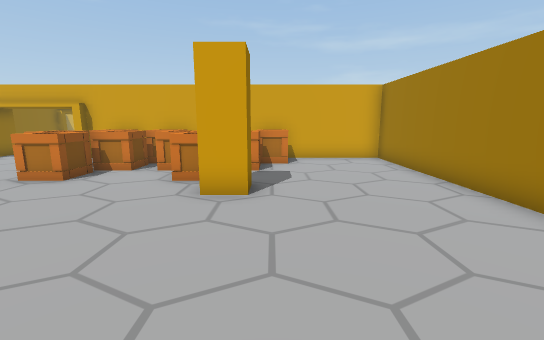
View 1 (above)

19 first-person views from a walk through a 3-D level made in the Unity game engine. The camera is 1.5 m above the floor, tilts 10° down and sees 90° across. The floor is counted in squares, 1 m on a side. Each view is taken from the middle of a square. On the plan, view 1 faces up. The plan holds only what a view shows up to about 14 squares ahead; the rest is blank. The place goes on beyond the plan. Some animated figures are left out. Door leaves are left out, so doorways stand open.

View 2
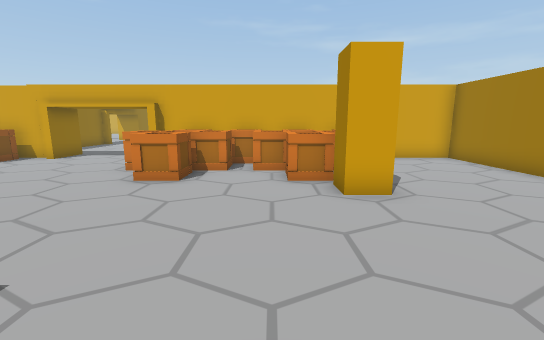

View 3
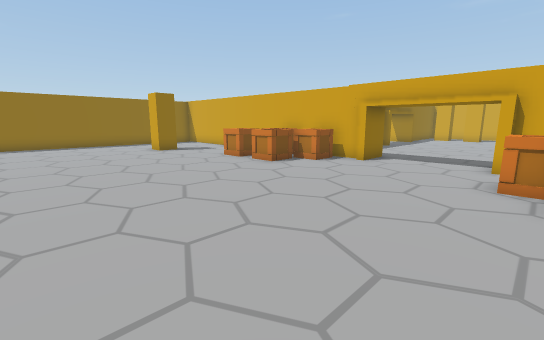

View 4
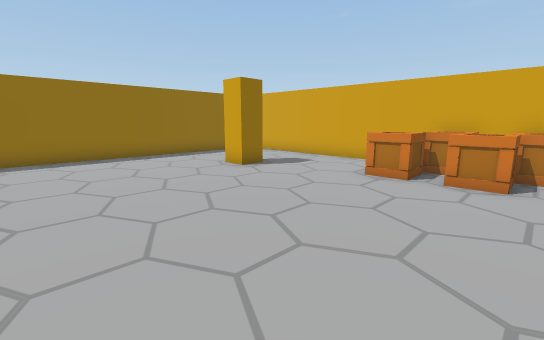

View 5
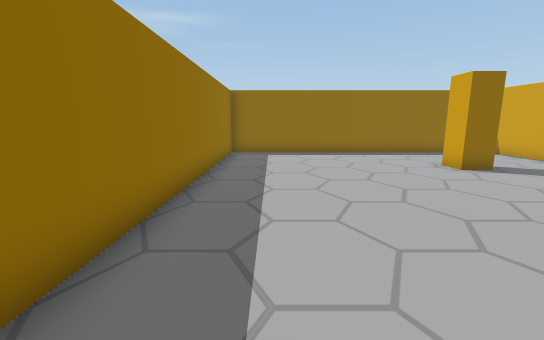

View 6
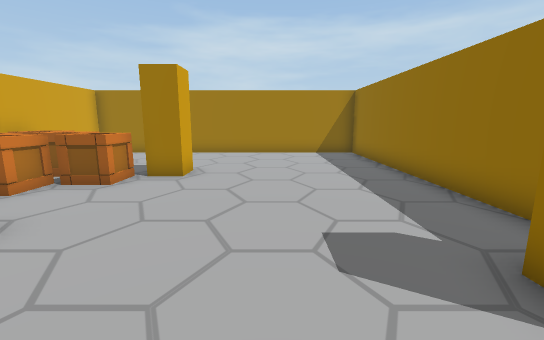

View 7
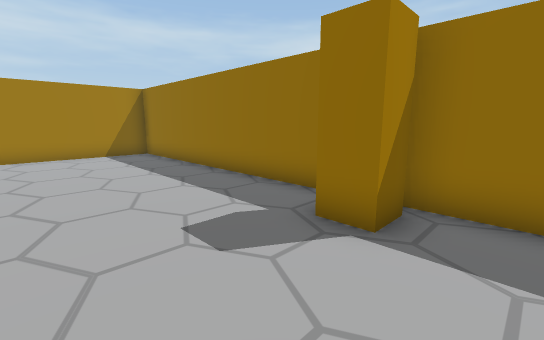

View 8
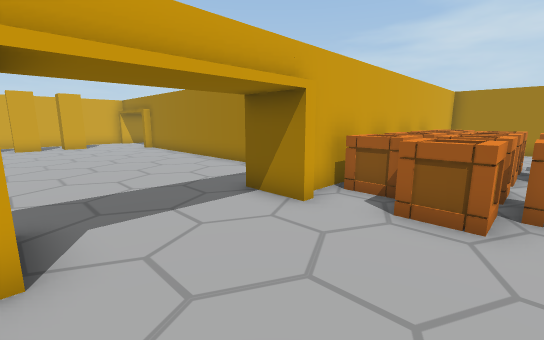

View 9
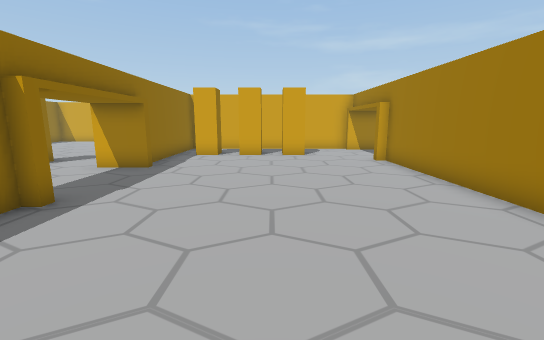

View 10
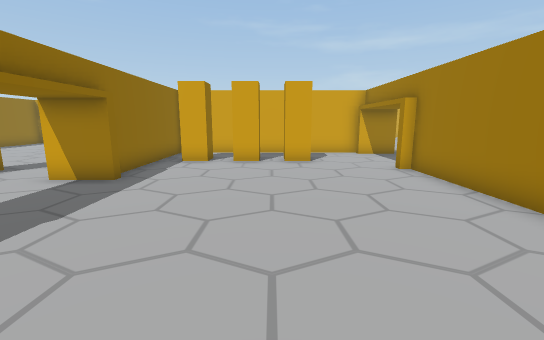

View 11
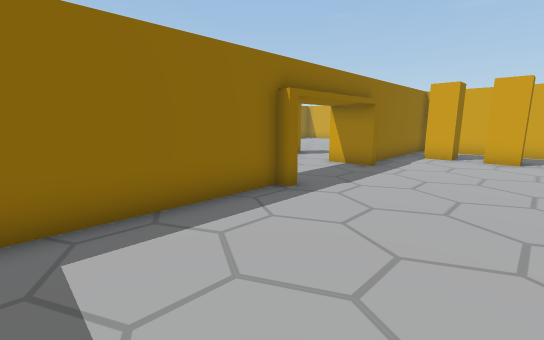

View 12
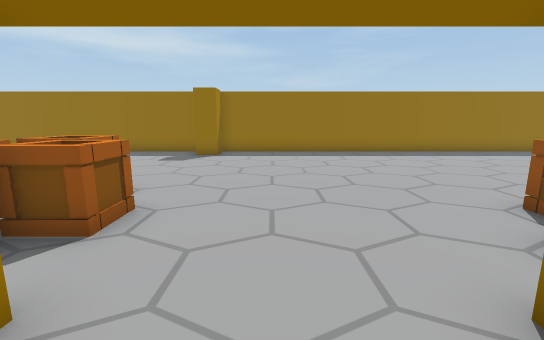

View 13
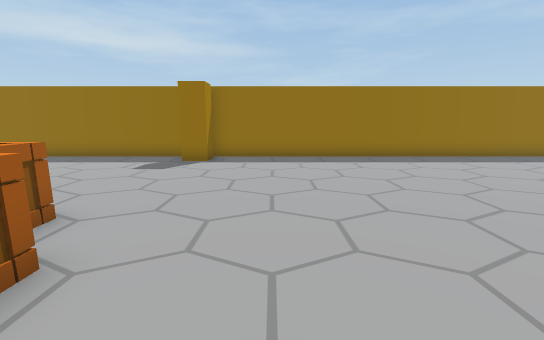

View 14
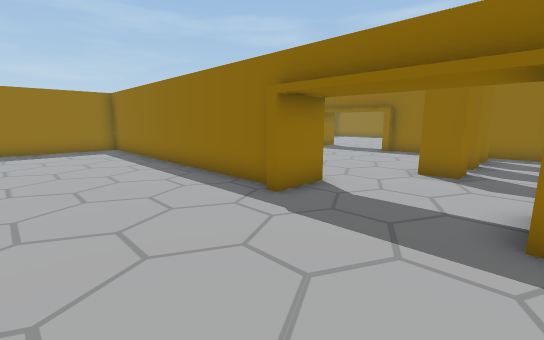

View 15
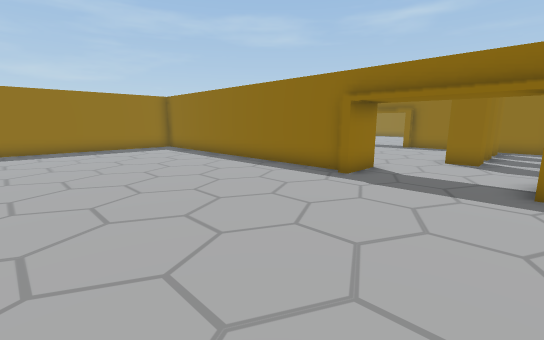

View 16
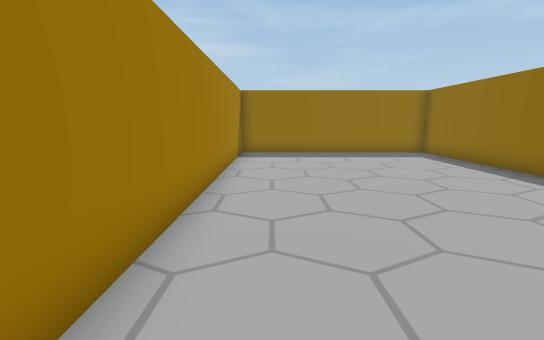

View 17
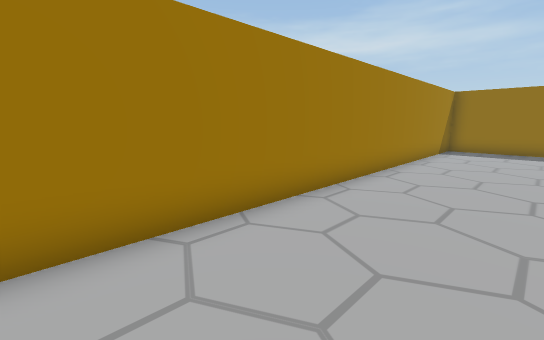

View 18
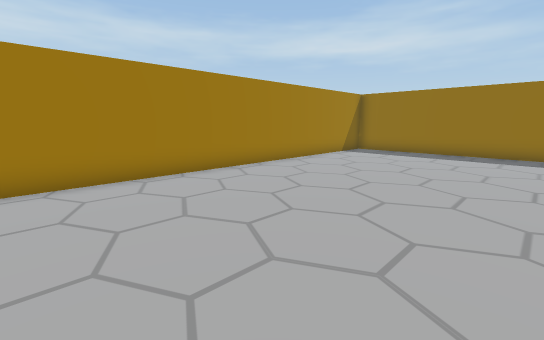

View 19
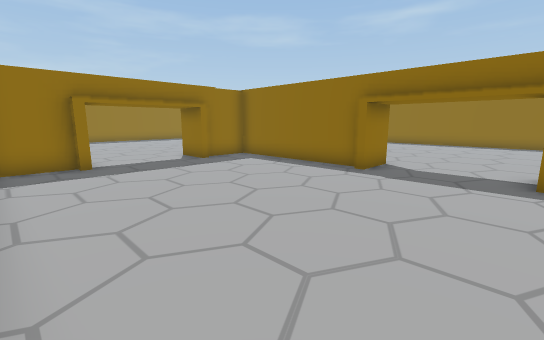

### Floor plan
Points are (right, up) in squares from view 1. A wall is a line through its corners. A room is listed if a view was taken in it or the views show most of it. See-through windows are left out.
Room 1 (views 1, 2, 3, 4, 5, 6, 7, 8, 13)
walls: (-12.4, 11.5) (-25.8, 11.5); (-12, 12.9) (-12, 11.1) (-12.4, 11.1); (-26.5, 9.6) (-26.5, -1) (4.5, -1) (4.5, 11.5) (-7.8, 11.5)
ways out: open door at (-10, 12) to room 2
objects: other object (-22, 7) to (-22, 8); crate (-17, 9) to (-17, 10); crate (-16, 10) to (-16, 11); crate (-15, 9) to (-15, 10); crate (-15, 10) to (-14, 11); other object (-7, 0); crate (-7, 9) to (-6, 9); crate (-6, 7) to (-6, 8); crate (-6, 10) to (-5, 11); crate (-5, 9) to (-5, 10); crate (-4, 10) to (-4, 11); crate (-3, 9) to (-3, 10); other object (-3, 10) to (-2, 11); other object (-2, 6) to (-1, 6); crate (-2, 7) to (-2, 8); crate (-2, 9) to (-1, 10); crate (-1, 10) to (0, 11)
Room 2 (views 9, 10, 11, 12, 19)
walls: (-14.5, 18.7) (-14.5, 12.5) (-12.5, 12.5); (-15.9, 19) (-14.1, 19) (-14.1, 18.6); (-5.5, 15.9) (-5.5, 24.7) (-5.9, 24.7); (-7.8, 12.5) (-5.9, 12.5); (-5.8, 29.5) (-7.1, 29.5); (-14.5, 29.5) (-14.5, 23.4); (-4, 29) (-5.9, 29); (-8, 11.1) (-8, 12.9) (-7.6, 12.9)
ways out: open door at (-10, 12) to room 1; open door at (-5, 27) to room 3; open door at (-15, 21)
objects: other object (-13, 27); other object (-11, 27); other object (-9, 27)
Room 3 (views 14, 15, 16, 17, 18)
walls: (-4.5, 24.5) (-4.5, 12.5) (4.5, 12.5) (4.5, 29.1); (-5.9, 25) (-4.1, 25) (-4.1, 24.6)
ways out: open door at (-5, 27) to room 2

Positions as (right, up) in squares from view 1, and headings:
1: (0, 0), facing up
2: (-3, 0), facing up
3: (-7, 1), facing up-left
4: (-14, 1), facing up-left
5: (-13, 1), facing left
6: (-9, 3), facing right
7: (-9, 4), facing down-right
8: (-12, 8), facing up-right
9: (-10, 14), facing up
10: (-10, 16), facing up
11: (-10, 14), facing up-left
12: (-10, 13), facing down
13: (-10, 11), facing down
14: (0, 29), facing down-left
15: (3, 29), facing down-left
16: (3, 26), facing down
17: (1, 29), facing down-right
18: (-3, 27), facing down-right
19: (-6, 23), facing down-left
